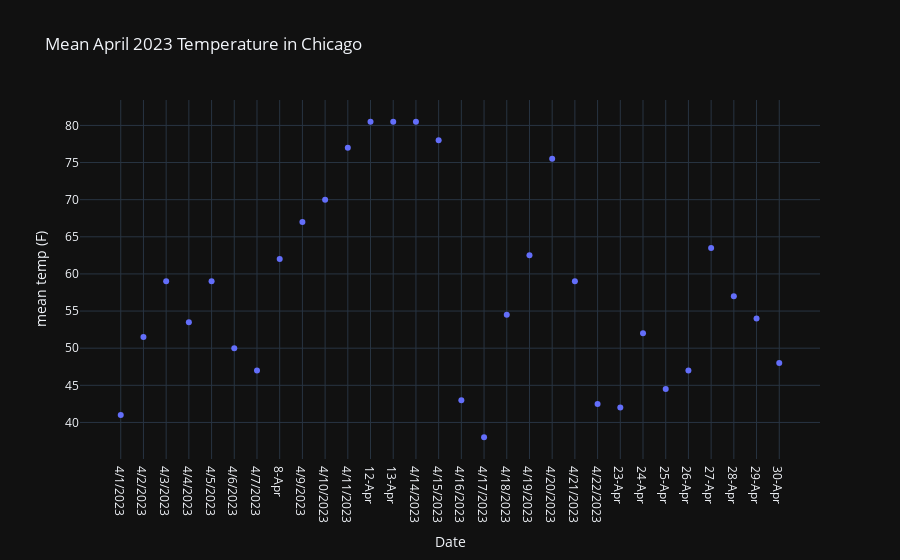
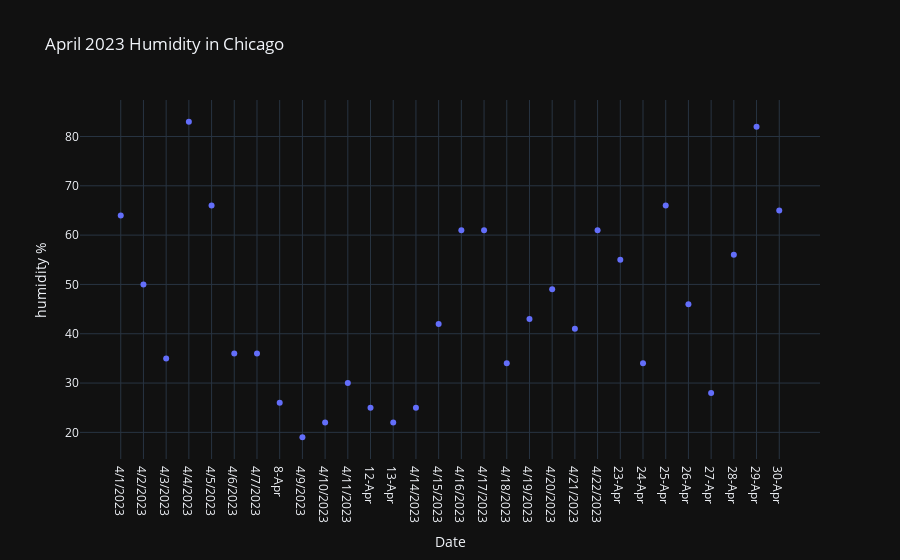
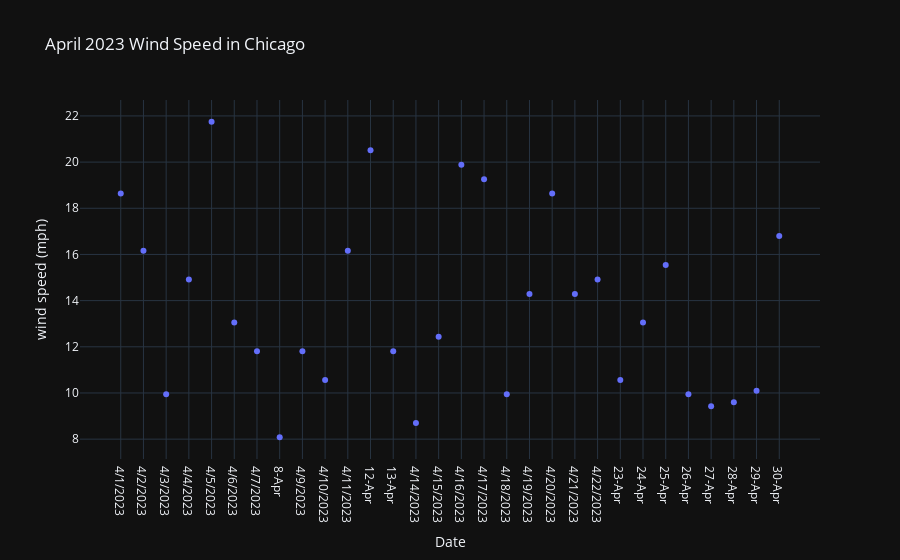

Here is the notebook cell these charts were saved with, in order:
### Code cell
import pandas as pd
import plotly.express as px

data = pd.read_csv("ChiWeather.csv")
print(data.head())
print(data.describe())
print(data.info)
figure = px.scatter(data, x="Date",
                 y="mean temp (F)",
                 title='Mean April 2023 Temperature in Chicago')
figure.show()
figure = px.scatter(data, x="Date",
                 y="humidity %",
                 title='April 2023 Humidity in Chicago')
figure.show()
figure = px.scatter(data, x="Date",
                 y="wind speed (mph)",
                 title='April 2023 Wind Speed in Chicago')
figure.show()
figure = px.scatter(data_frame = data, x="humidity %",
                    y="mean temp (F)", size="mean temp (F)",
                    trendline="ols",
                    title = "Relationship Between Temperature and Humidity")

### Figure 1 — Plotly figure (JSON) as saved in the notebook; plotly's stock layout.template omitted (floating-point values rounded to 4 significant figures)
{"data": [{"hovertemplate": "Date=%{x}<br>mean temp (F)=%{y}<extra></extra>", "legendgroup": "", "marker": {"color": "#636efa", "symbol": "circle"}, "mode": "markers", "name": "", "orientation": "v", "showlegend": false, "x": ["4/1/2023", "4/2/2023", "4/3/2023", "4/4/2023", "4/5/2023", "4/6/2023", "4/7/2023", "8-Apr", "4/9/2023", "4/10/2023", "4/11/2023", "12-Apr", "13-Apr", "4/14/2023", "4/15/2023", "4/16/2023", "4/17/2023", "4/18/2023", "4/19/2023", "4/20/2023", "4/21/2023", "4/22/2023", "23-Apr", "24-Apr", "25-Apr", "26-Apr", "27-Apr", "28-Apr", "29-Apr", "30-Apr"], "xaxis": "x", "y": [41.0, 51.5, 59.0, 53.5, 59.0, 50.0, 47.0, 62.0, 67.0, 70.0, 77.0, 80.5, 80.5, 80.5, 78.0, 43.0, 38.0, 54.5, 62.5, 75.5, 59.0, 42.5, 42.0, 52.0, 44.5, 47.0, 63.5, 57.0, 54.0, 48.0], "yaxis": "y", "type": "scatter"}], "layout": {"xaxis": {"anchor": "y", "domain": [0.0, 1.0], "title": {"text": "Date"}}, "yaxis": {"anchor": "x", "domain": [0.0, 1.0], "title": {"text": "mean temp (F)"}}, "legend": {"tracegroupgap": 0}, "title": {"text": "Mean April 2023 Temperature in Chicago"}}}

### Figure 2 — Plotly figure (JSON) as saved in the notebook; plotly's stock layout.template omitted (floating-point values rounded to 4 significant figures)
{"data": [{"hovertemplate": "Date=%{x}<br>humidity %=%{y}<extra></extra>", "legendgroup": "", "marker": {"color": "#636efa", "symbol": "circle"}, "mode": "markers", "name": "", "orientation": "v", "showlegend": false, "x": ["4/1/2023", "4/2/2023", "4/3/2023", "4/4/2023", "4/5/2023", "4/6/2023", "4/7/2023", "8-Apr", "4/9/2023", "4/10/2023", "4/11/2023", "12-Apr", "13-Apr", "4/14/2023", "4/15/2023", "4/16/2023", "4/17/2023", "4/18/2023", "4/19/2023", "4/20/2023", "4/21/2023", "4/22/2023", "23-Apr", "24-Apr", "25-Apr", "26-Apr", "27-Apr", "28-Apr", "29-Apr", "30-Apr"], "xaxis": "x", "y": [64, 50, 35, 83, 66, 36, 36, 26, 19, 22, 30, 25, 22, 25, 42, 61, 61, 34, 43, 49, 41, 61, 55, 34, 66, 46, 28, 56, 82, 65], "yaxis": "y", "type": "scatter"}], "layout": {"xaxis": {"anchor": "y", "domain": [0.0, 1.0], "title": {"text": "Date"}}, "yaxis": {"anchor": "x", "domain": [0.0, 1.0], "title": {"text": "humidity %"}}, "legend": {"tracegroupgap": 0}, "title": {"text": "April 2023 Humidity in Chicago"}}}

### Figure 3 — Plotly figure (JSON) as saved in the notebook; plotly's stock layout.template omitted (floating-point values rounded to 4 significant figures)
{"data": [{"hovertemplate": "Date=%{x}<br>wind speed (mph)=%{y}<extra></extra>", "legendgroup": "", "marker": {"color": "#636efa", "symbol": "circle"}, "mode": "markers", "name": "", "orientation": "v", "showlegend": false, "x": ["4/1/2023", "4/2/2023", "4/3/2023", "4/4/2023", "4/5/2023", "4/6/2023", "4/7/2023", "8-Apr", "4/9/2023", "4/10/2023", "4/11/2023", "12-Apr", "13-Apr", "4/14/2023", "4/15/2023", "4/16/2023", "4/17/2023", "4/18/2023", "4/19/2023", "4/20/2023", "4/21/2023", "4/22/2023", "23-Apr", "24-Apr", "25-Apr", "26-Apr", "27-Apr", "28-Apr", "29-Apr", "30-Apr"], "xaxis": "x", "y": [18.64, 16.16, 9.94, 14.91, 21.75, 13.05, 11.81, 8.08, 11.81, 10.56, 16.16, 20.51, 11.81, 8.7, 12.43, 19.89, 19.26, 9.94, 14.29, 18.64, 14.29, 14.91, 10.56, 13.05, 15.54, 9.94, 9.43, 9.6, 10.1, 16.8], "yaxis": "y", "type": "scatter"}], "layout": {"xaxis": {"anchor": "y", "domain": [0.0, 1.0], "title": {"text": "Date"}}, "yaxis": {"anchor": "x", "domain": [0.0, 1.0], "title": {"text": "wind speed (mph)"}}, "legend": {"tracegroupgap": 0}, "title": {"text": "April 2023 Wind Speed in Chicago"}}}
